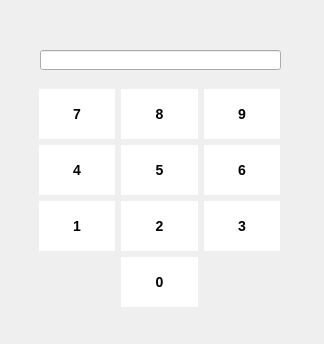
<?xml version="1.0" encoding="UTF-8"?>
<ui version="4.0">
 <class>Dialog</class>
 <widget class="QDialog" name="Dialog">
  <property name="geometry">
   <rect>
    <x>0</x>
    <y>0</y>
    <width>324</width>
    <height>344</height>
   </rect>
  </property>
  <property name="windowTitle">
   <string>Dialog</string>
  </property>
  <property name="styleSheet">
   <string notr="true">QPushButton{
	background-color:white;
	width:75px;
	height:50px;
	font-size:14px;
	font-weight:bold;
	border:none;
	text-align:center;
}

QPushButton:hover{
	background-color:silver;
}


QPushButton:pressed{
	background-color:red;
}</string>
  </property>
  <widget class="QLineEdit" name="lineEdit">
   <property name="geometry">
    <rect>
     <x>40</x>
     <y>50</y>
     <width>241</width>
     <height>20</height>
    </rect>
   </property>
  </widget>
  <widget class="QWidget" name="gridLayoutWidget">
   <property name="geometry">
    <rect>
     <x>39</x>
     <y>89</y>
     <width>241</width>
     <height>220</height>
    </rect>
   </property>
   <layout class="QGridLayout" name="gridLayout">
    <item row="1" column="0">
     <widget class="QPushButton" name="pushButton">
      <property name="text">
       <string>4</string>
      </property>
     </widget>
    </item>
    <item row="0" column="1">
     <widget class="QPushButton" name="pushButton_5">
      <property name="text">
       <string>8</string>
      </property>
     </widget>
    </item>
    <item row="3" column="0">
     <widget class="QPushButton" name="pushButton_7">
      <property name="text">
       <string>1</string>
      </property>
     </widget>
    </item>
    <item row="1" column="1">
     <widget class="QPushButton" name="pushButton_2">
      <property name="text">
       <string>5</string>
      </property>
     </widget>
    </item>
    <item row="0" column="0">
     <widget class="QPushButton" name="pushButton_4">
      <property name="text">
       <string>7</string>
      </property>
     </widget>
    </item>
    <item row="1" column="2">
     <widget class="QPushButton" name="pushButton_3">
      <property name="text">
       <string>6</string>
      </property>
     </widget>
    </item>
    <item row="3" column="1">
     <widget class="QPushButton" name="pushButton_8">
      <property name="text">
       <string>2</string>
      </property>
     </widget>
    </item>
    <item row="0" column="2">
     <widget class="QPushButton" name="pushButton_6">
      <property name="text">
       <string>9</string>
      </property>
     </widget>
    </item>
    <item row="3" column="2">
     <widget class="QPushButton" name="pushButton_9">
      <property name="text">
       <string>3</string>
      </property>
     </widget>
    </item>
    <item row="4" column="1">
     <widget class="QPushButton" name="pushButton_10">
      <property name="styleSheet">
       <string notr="true"/>
      </property>
      <property name="text">
       <string>0</string>
      </property>
     </widget>
    </item>
   </layout>
  </widget>
 </widget>
 <resources/>
 <connections/>
</ui>
